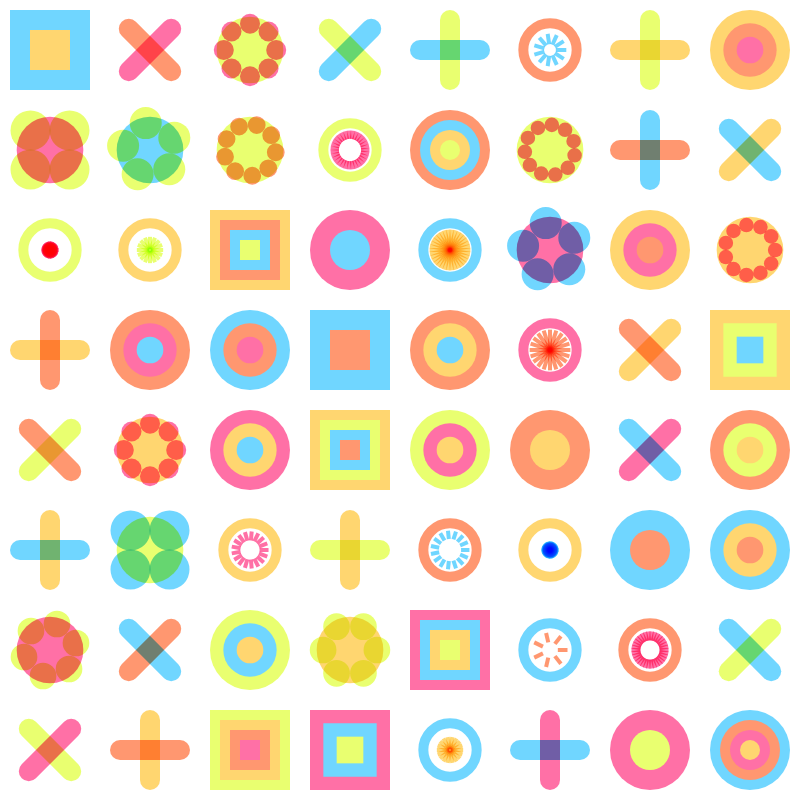
Frame 1 (no input)
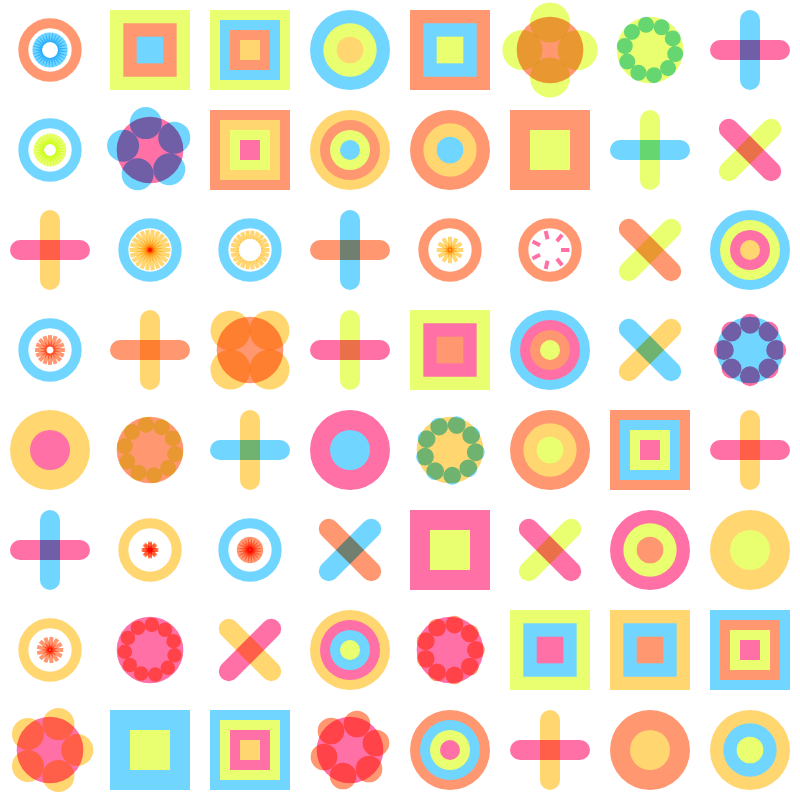
Frame 2 (the mouse pressed at the canvas centre, redrawn once)

The p5.js sketch that drew these frames (run headless with seeded random() and noise() and a simulated clock; the mouse was pressed at the canvas centre and the sketch redrawn once):

// p5.js sketch
// ── sketch.js
// inspired by work of https://bsky.app/profile/leedoughty.bsky.social

// https://editor.p5js.org/squishynotions/sketches/Ax195WTdz
// https://www.gorillasun.de/blog/dashed-lines-in-p5js/

const palettes = [
    // "https://coolors.co/palette/00ffff-00ff15-ffff00-ff9500-ff0040-ff00ff",
    // "https://coolors.co/palette/04e762-f5b700-008bf8-89fc00-f4442e",
    // "https://coolors.co/palette/ffc759-ff7b9c-607196-babfd1-e8e9ed",
    // "https://coolors.co/palette/ffffff-81f4e1-56cbf9-ff729f-d3c4d1",
    // "https://coolors.co/palette/cfd4c5-eecfd4-efb9cb-e6adec-c287e8",
    // "https://coolors.co/palette/f5ffc6-b4e1ff-ab87ff-fface4-c1ff9b",
    'https://coolors.co/palette/70d6ff-ff70a6-ff9770-ffd670-e9ff70'
  ];
  
  function setup() {
    createCanvas(800, 800);
    noLoop();
    noStroke();
  }
  
  function draw() {
    drawGrid();
  }
  
  function keyPressed() {
    if (key === ' ') drawGrid();
  }
  
  function mouseClicked() {
    drawGrid()
  }
  
  function drawGrid() {
    background(255);
    let cols = 8;
    let rows = 8;
    let tileSize = (width / cols) * 0.8; // Reduce tile size to create gaps
    let padding = (width / cols) * 0.2; // Padding to create gaps
    let colors = getColorsFromUrl(random(palettes));
  
    for (let i = 0; i < cols; i++) {
      for (let j = 0; j < rows; j++) {
        colors = shuffle(colors, true); // Shuffle the colors array for each tile
        let tileType = random(1);
        if (tileType < 0.2) {
          drawCircleTile(
            i * (tileSize + padding) + padding / 2,
            j * (tileSize + padding) + padding / 2,
            tileSize,
            colors
          );
        } else if (tileType < 0.4) {
          drawSquareTile(
            i * (tileSize + padding) + padding / 2,
            j * (tileSize + padding) + padding / 2,
            tileSize,
            colors
          );
        } else if (tileType < 0.6) {
          drawRotatedCrossTile(
            i * (tileSize + padding) + padding / 2,
            j * (tileSize + padding) + padding / 2,
            tileSize,
            colors, random([true, false])
          );
        } else if (tileType < 0.8) {
          drawCircleOfCirclesTile( 
            i * (tileSize + padding) + padding / 2,
            j * (tileSize + padding) + padding / 2,
            tileSize,
            colors
          );
        } else {
          drawRadialLinesTile(
            i * (tileSize + padding) + padding / 2,
            j * (tileSize + padding) + padding / 2,
            tileSize,
            colors
          );
        }
      }
    }
  }
  
  function drawCircleTile(x, y, size, colors) {
    let numCircles = int(random(2, 5));
    for (let i = numCircles; i > 0; i--) {
      fill(colors[(numCircles - i) % colors.length]);
      ellipse(x + size / 2, y + size / 2, (size * i) / numCircles);
    }
  }
  
  function drawSquareTile(x, y, size, colors) {
    let numSquares = int(random(2, 5));
    for (let i = numSquares; i > 0; i--) {
      fill(colors[(numSquares - i) % colors.length]);
      rectMode(CENTER);
      rect(
        x + size / 2,
        y + size / 2,
        (size * i) / numSquares,
        (size * i) / numSquares
      );
    }
  }
  
  
  function drawRotatedCrossTile(x, y, size, colors, rotated = false) {
    let barWidth = size / 4;
    blendMode(MULTIPLY);
    rectMode(CENTER);
    push();
    translate(x + size / 2, y + size / 2);
    if (rotated) rotate(PI / 4);
    fill(colors[0]);
    rect(0, 0, size, barWidth, barWidth / 2); // Horizontal bar
    fill(colors[1]);
    rect(0, 0, barWidth, size, barWidth / 2); // Vertical bar
    pop();
    blendMode(BLEND); // Reset blend mode to default
  }
  
  function drawCircleOfCirclesTile(x, y, size, colors) {
    let numSmallCircles = int(random(4, 12));
    let radius = (size / 2.9) * map(numSmallCircles, 4, 12, 1, 0.9);
    let angleStep = TWO_PI / numSmallCircles;
    let smallCircleRadius = size / (numSmallCircles / 2); // Size of small circles based on their quantity
    blendMode(MULTIPLY);
    fill(colors[0]);
    ellipse(x + size / 2, y + size / 2, size / 1.2); // Central circle
    fill(colors[1]);
    let rotateChance = random(1) < 0.5;
    if (rotateChance) {
      push();
      translate(x + size / 2, y + size / 2);
      rotate(PI / 4);
      translate(-x - size / 2, -y - size / 2);
    }
    for (let i = 0; i < numSmallCircles; i++) {
      let angle = i * angleStep;
      let cx = x + size / 2 + cos(angle) * radius;
      let cy = y + size / 2 + sin(angle) * radius;
      ellipse(cx, cy, smallCircleRadius);
    }
    if (rotateChance) {
      pop();
    }
    blendMode(BLEND); // Reset blend mode to default
  }
  
  // this isn't dashes so much as radial lines.
  // looks good, but I want radial lines
  function drawRadialLinesTile(x, y, size, colors) {
    let numDashes = int(random(5, 36)); // Number of dashes
    let dashLength = PI * size / int(random(5, 16)); // Length of each dash
    let angleStep = TWO_PI / numDashes;
    let radius = (size / 2.5) - dashLength;
    let dashWidth = size / 20; // Width of each dash
  
    blendMode(MULTIPLY);
    noFill()
    stroke(colors[0])
    strokeWeight(10)
    ellipse(x + size / 2, y + size / 2, size / 1.5);
    noStroke()
    
    fill(colors[1]);
    for (let i = 0; i < numDashes; i++) {
      let angle = i * angleStep;
      let cx = x + size / 2 + cos(angle) * radius;
      let cy = y + size / 2 + sin(angle) * radius;
      push();
      translate(cx, cy);
      rotate(angle);
      rectMode(CENTER);
      rect(0, 0, dashLength / 2, dashWidth);
      pop();
    }
    blendMode(BLEND); // Reset blend mode to default
    
  }
  
  function getColorsFromUrl(url) {
    let colorStrings = url.split("/").pop().split("-");
    return colorStrings.map((c) => color("#" + c));
  }
  
